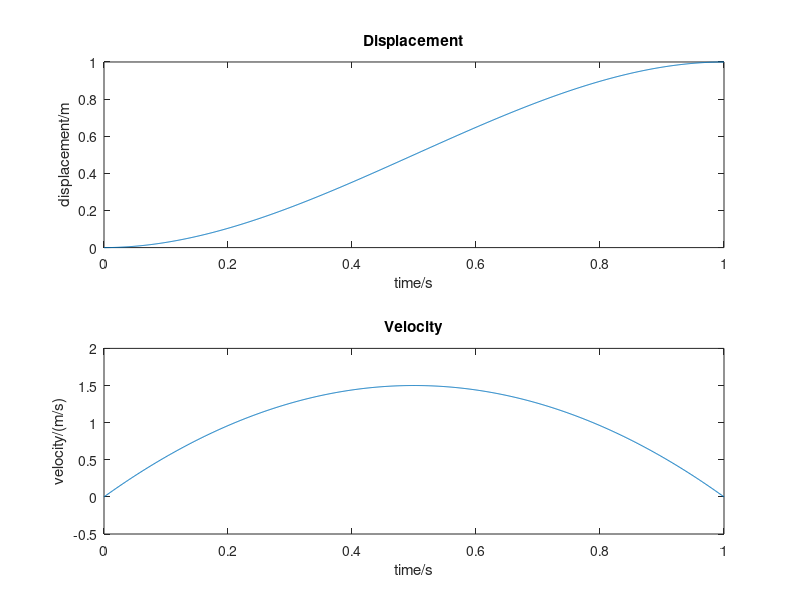
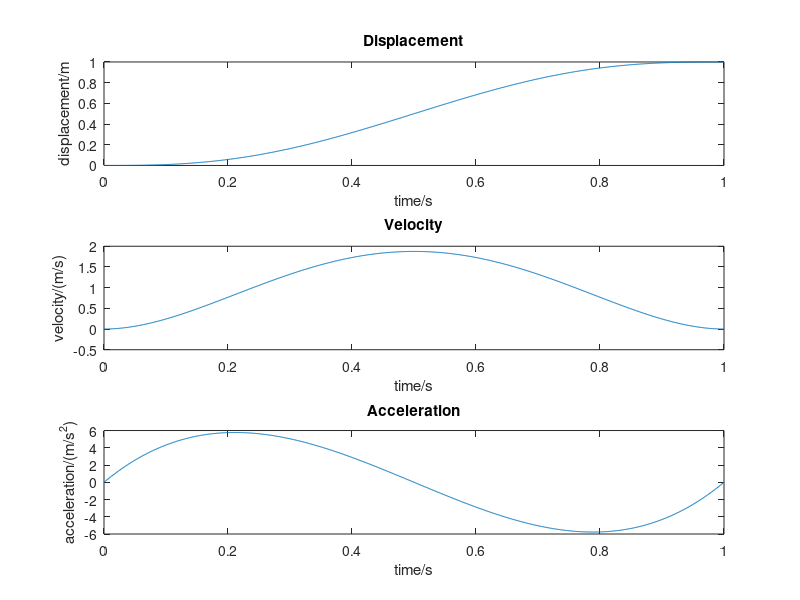

MATLAB code for these plots, in order: (Note: this script raises an error after producing the figures.)
%%
clear; close all; clc;
%% Exercise 5.1
%// cubic splines
t1 = 0;
t2 = 1;
A = [1, t1, t1^2, t1^3;
    0, 1, 2*t1, 3*t1^2;
    1, t2, t2^2, t2^3;
    0, 1, 2*t2, 3*t2^3];
B = [0;0;1;0];
a = pinv(A)*B;
t = 0:0.001:1;
x = a(1)+a(2)*t+a(3)*t.^2+a(4)*t.^3;
v = a(2)+2*a(3)*t+3*a(4)*t.^2;
figure;
subplot(2,1,1);
plot(t, x);
xlabel('time/s');
ylabel('displacement/m');
title('Displacement');
subplot(2,1,2);
plot(t, v);
xlabel('time/s');
ylabel('velocity/(m/s)');
title('Velocity');

%% Exercise 5.2
% // quintic splines
t1 = 0;
t2 = 1;
A = [1, t1, t1^2, t1^3, t1^4, t1^5;
    0, 1, 2*t1, 3*t1^2, 4*t1^3, 5*t1^4;
    0, 0, 2, 6*t1, 12*t1^2, 20*t1^3;
    1, t2, t2^2, t2^3, t2^4, t2^5;
    0, 1, 2*t2, 3*t2^2, 4*t2^3, 5*t2^4;
    0, 0, 2, 6*t2, 12*t2^2, 20*t2^3];
B = [0;0;0;1;0;0];
a = pinv(A)*B;
t = 0:0.001:1;
x = a(1)+a(2)*t+a(3)*t.^2+a(4)*t.^3+a(5)*t.^4+a(6)*t.^5;
v = a(2)+2*a(3)*t+3*a(4)*t.^2+4*a(5)*t.^3+5*a(6)*t.^4;
acc = 2*a(3)+6*a(4)*t+12*a(5)*t.^2+20*a(6)*t.^3;
figure;
subplot(3,1,1);
plot(t, x);
xlabel('time/s');
ylabel('displacement/m');
title('Displacement');
subplot(3,1,2);
plot(t, v);
xlabel('time/s');
ylabel('velocity/(m/s)');
title('Velocity');
subplot(3,1,3);
plot(t, acc);
xlabel('time/s');
ylabel('acceleration/(m/s^2)');
title('Acceleration');
%% Exercise 5.3
% // Cox-de Boor recusion
% compute the two first order functions N(0,1,t) and N(1,1,t)
% show the lines
order = 1;
n1 = [];
t = [];
for i = 0:0.01:10
    n1 = [n1, N(0, order, i)];
    t = [t, i];
end
figure;
plot(t, n1);
hold on;
n2 = [];
t = [];
for i = 0:0.01:10
    n2 = [n2, N(1, order, i)];
    t = [t, i];
end
plot(t, n2);
xlabel('x');
ylabel('y');
% combine them linearly
% we need to calculate weight
A = [N(0,order,1), N(0,order,2);N(1,order,1),N(1,order,2)];
B = [2, 3];
W = B*pinv(A);
% the line we want
figure;
n3 = [];
t = [];
for i = 1:0.01:2
    n3 = [n3, W*[N(0,order,i);N(1,order,i)]];
    t = [t, i];
end
plot(t, n3);
xlabel('x');
ylabel('y');

%% Exercise 5.4
syms psi theta phi
Rx = [1 0 0;
    0 cos(phi) -sin(phi);
    0 sin(phi) cos(phi)];
Ry = [cos(theta) 0 sin(theta);
    0 1 0;
    -sin(theta) 0 cos(theta)];
Rz = [cos(psi) -sin(psi) 0;
    sin(psi) cos(psi) 0;
    0 0 1];
zB = simplify(Rz*Ry*Rx*[0;0;1]);
xC = simplify(Rz*[1;0;0]);
yB = simplify(Rz*Ry*Rx*[0;1;0]);
YB = simplify(cross(zB, xC));
transpose(xC)*YB
% it's 0, perpendicular proved
%% Exercise 5.5

%%
function n = N(i, p, t)
% since t_i = i
if p==0
 if i<=t && t<(i+1)
    n = 1;
    return;
else
    n = 0;
    return;
end   
end
n = (t-i)/p*N(i, p-1, t)+(i+p+1-t)/p*N(i+1, p-1, t);
end